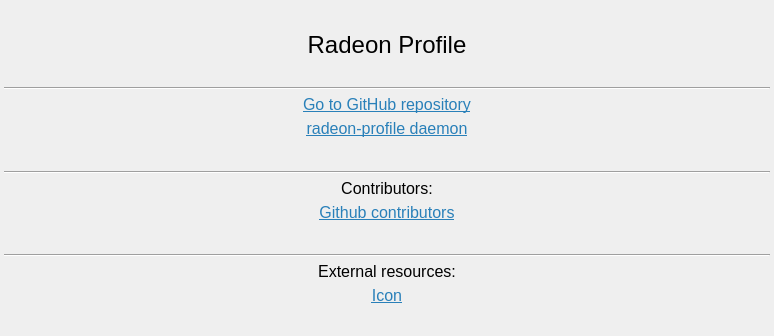
      <widget class="QWidget" name="tab_about">
       <attribute name="title">
        <string>About</string>
       </attribute>
       <layout class="QVBoxLayout" name="verticalLayout_19">
        <property name="spacing">
         <number>5</number>
        </property>
        <property name="leftMargin">
         <number>4</number>
        </property>
        <property name="topMargin">
         <number>4</number>
        </property>
        <property name="rightMargin">
         <number>4</number>
        </property>
        <property name="bottomMargin">
         <number>4</number>
        </property>
        <item>
         <spacer name="verticalSpacer_8">
          <property name="orientation">
           <enum>Qt::Vertical</enum>
          </property>
          <property name="sizeHint" stdset="0">
           <size>
            <width>766</width>
            <height>27</height>
           </size>
          </property>
         </spacer>
        </item>
        <item>
         <widget class="QLabel" name="label_radeonProfile">
          <property name="font">
           <font>
            <pointsize>18</pointsize>
           </font>
          </property>
          <property name="text">
           <string>Radeon Profile</string>
          </property>
          <property name="alignment">
           <set>Qt::AlignCenter</set>
          </property>
         </widget>
        </item>
        <item>
         <widget class="QLabel" name="label_version">
          <property name="font">
           <font>
            <pointsize>12</pointsize>
           </font>
          </property>
          <property name="text">
           <string/>
          </property>
          <property name="textFormat">
           <enum>Qt::PlainText</enum>
          </property>
          <property name="alignment">
           <set>Qt::AlignCenter</set>
          </property>
         </widget>
        </item>
        <item>
         <widget class="Line" name="line">
          <property name="orientation">
           <enum>Qt::Horizontal</enum>
          </property>
         </widget>
        </item>
        <item>
         <widget class="QLabel" name="label_gitHubRepo">
          <property name="font">
           <font>
            <pointsize>12</pointsize>
           </font>
          </property>
          <property name="text">
           <string>&lt;html&gt;&lt;head/&gt;&lt;body&gt;&lt;p&gt;&lt;a href=&quot;https://github.com/marazmista/radeon-profile&quot;&gt;&lt;span style=&quot; text-decoration: underline; color:#2980b9;&quot;&gt;Go to GitHub repository&lt;/span&gt;&lt;/a&gt;&lt;/p&gt;&lt;/body&gt;&lt;/html&gt;</string>
          </property>
          <property name="textFormat">
           <enum>Qt::RichText</enum>
          </property>
          <property name="alignment">
           <set>Qt::AlignCenter</set>
          </property>
          <property name="openExternalLinks">
           <bool>true</bool>
          </property>
         </widget>
        </item>
        <item>
         <widget class="QLabel" name="label_gitHubRepo_daemon">
          <property name="font">
           <font>
            <pointsize>12</pointsize>
           </font>
          </property>
          <property name="text">
           <string>&lt;html&gt;&lt;head/&gt;&lt;body&gt;&lt;p&gt;&lt;a href=&quot;https://github.com/marazmista/radeon-profile-daemon&quot;&gt;&lt;span style=&quot; text-decoration: underline; color:#2980b9;&quot;&gt;radeon-profile daemon&lt;/span&gt;&lt;/a&gt;&lt;/p&gt;&lt;/body&gt;&lt;/html&gt;</string>
          </property>
          <property name="textFormat">
           <enum>Qt::RichText</enum>
          </property>
          <property name="alignment">
           <set>Qt::AlignCenter</set>
          </property>
          <property name="openExternalLinks">
           <bool>true</bool>
          </property>
         </widget>
        </item>
        <item>
         <spacer name="verticalSpacer_10">
          <property name="orientation">
           <enum>Qt::Vertical</enum>
          </property>
          <property name="sizeHint" stdset="0">
           <size>
            <width>766</width>
            <height>28</height>
           </size>
          </property>
         </spacer>
        </item>
        <item>
         <widget class="Line" name="line_2">
          <property name="orientation">
           <enum>Qt::Horizontal</enum>
          </property>
         </widget>
        </item>
        <item>
         <widget class="QLabel" name="label_contributors">
          <property name="font">
           <font>
            <pointsize>12</pointsize>
           </font>
          </property>
          <property name="text">
           <string>Contributors:</string>
          </property>
          <property name="alignment">
           <set>Qt::AlignCenter</set>
          </property>
         </widget>
        </item>
        <item>
         <widget class="QLabel" name="label_contributor1">
          <property name="font">
           <font>
            <pointsize>12</pointsize>
           </font>
          </property>
          <property name="text">
           <string>&lt;html&gt;&lt;head/&gt;&lt;body&gt;&lt;p&gt;&lt;a href=&quot;https://github.com/marazmista/radeon-profile/graphs/contributors&quot;&gt;&lt;span style=&quot; text-decoration: underline; color:#2980b9;&quot;&gt;Github contributors&lt;/span&gt;&lt;/a&gt;&lt;/p&gt;&lt;/body&gt;&lt;/html&gt;</string>
          </property>
          <property name="textFormat">
           <enum>Qt::RichText</enum>
          </property>
          <property name="alignment">
           <set>Qt::AlignCenter</set>
          </property>
          <property name="openExternalLinks">
           <bool>true</bool>
          </property>
         </widget>
        </item>
        <item>
         <spacer name="verticalSpacer_11">
          <property name="orientation">
           <enum>Qt::Vertical</enum>
          </property>
          <property name="sizeHint" stdset="0">
           <size>
            <width>766</width>
            <height>27</height>
           </size>
          </property>
         </spacer>
        </item>
        <item>
         <widget class="Line" name="line_3">
          <property name="orientation">
           <enum>Qt::Horizontal</enum>
          </property>
         </widget>
        </item>
        <item>
         <widget class="QLabel" name="label_contributors_2">
          <property name="font">
           <font>
            <pointsize>12</pointsize>
           </font>
          </property>
          <property name="text">
           <string>External resources:</string>
          </property>
          <property name="alignment">
           <set>Qt::AlignCenter</set>
          </property>
         </widget>
        </item>
        <item>
         <widget class="QLabel" name="label_icon">
          <property name="font">
           <font>
            <pointsize>12</pointsize>
           </font>
          </property>
          <property name="text">
           <string>&lt;html&gt;&lt;head/&gt;&lt;body&gt;&lt;p&gt;&lt;a href=&quot;http://proicons.deviantart.com/art/Graphics-Cards-Icons-H1-Pack-161178339&quot;&gt;&lt;span style=&quot; text-decoration: underline; color:#2980b9;&quot;&gt;Icon&lt;/span&gt;&lt;/a&gt;&lt;/p&gt;&lt;/body&gt;&lt;/html&gt;</string>
          </property>
          <property name="textFormat">
           <enum>Qt::RichText</enum>
          </property>
          <property name="alignment">
           <set>Qt::AlignCenter</set>
          </property>
          <property name="openExternalLinks">
           <bool>true</bool>
          </property>
         </widget>
        </item>
        <item>
         <spacer name="verticalSpacer_13">
          <property name="orientation">
           <enum>Qt::Vertical</enum>
          </property>
          <property name="sizeHint" stdset="0">
           <size>
            <width>766</width>
            <height>27</height>
           </size>
          </property>
         </spacer>
        </item>
        <item>
         <layout class="QHBoxLayout" name="horizontalLayout_14">
          <item>
           <layout class="QVBoxLayout" name="verticalLayout_18"/>
          </item>
          <item>
           <layout class="QVBoxLayout" name="verticalLayout_16"/>
          </item>
         </layout>
        </item>
       </layout>
      </widget>
